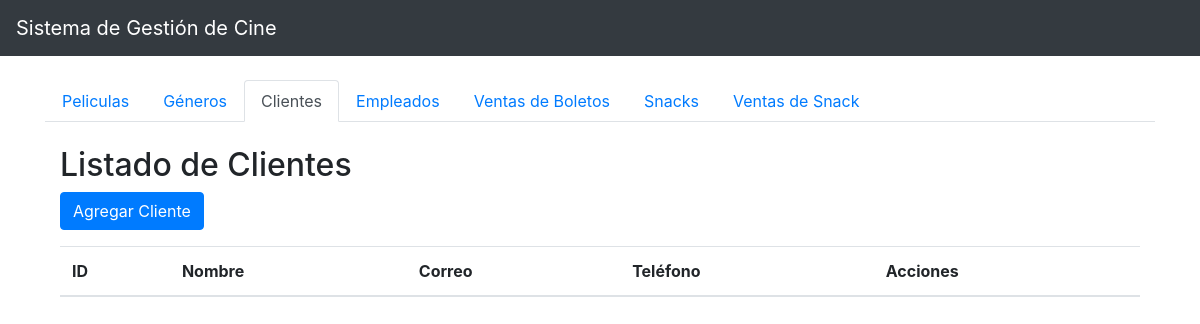
Before: /index.php?controller=ClientesController&action=index with the older database file.
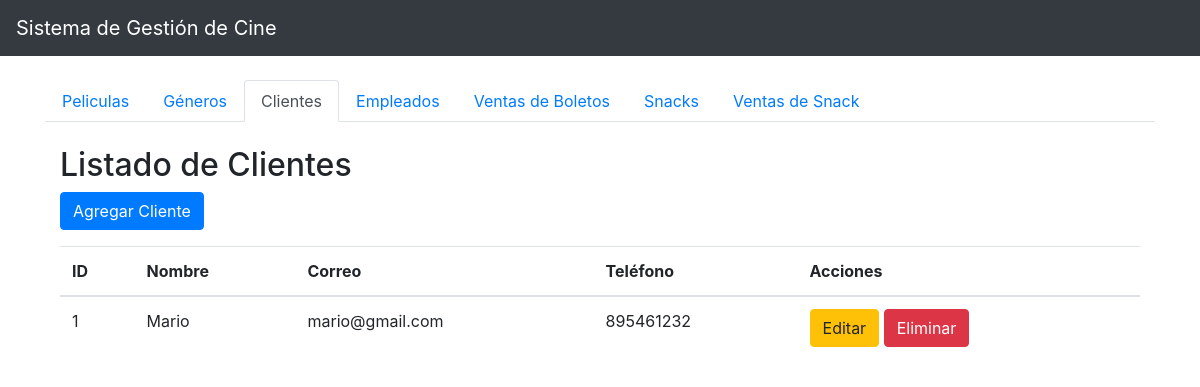
After: the same page with the newer database file.
### tables this page shows
CREATE TABLE `clientes` (
  `id` int(11) NOT NULL,
  `nombre` varchar(100) NOT NULL,
  `email` varchar(255) DEFAULT NULL,
  `telefono` varchar(20) DEFAULT NULL,
  `fecha_registro` timestamp NOT NULL DEFAULT current_timestamp()
);

### controllers/ClientesController.php (called while the page is built, shortened)
<?php
require_once __DIR__ . '/../models/Cliente.php';
class ClientesController {
    private $clienteModel;
    public function __construct() {
        $this->clienteModel = new Cliente();
    }
    public function index() {
        $clientes = $this->clienteModel->obtenerClientes();
        include './views/clientes/index.php';
    }
}
?>

### models/Conexion.php (called while the page is built, shortened)
<?php
class Conexion {
    private $host = "localhost";
    private $user = "root";
    private $password = "";
    private $database = "cine_db";
    public function conectar() {
        $conexion = new mysqli($this->host, $this->user, $this->password, $this->database);
        return $conexion;
    }
}
?>

### models/Cliente.php (called while the page is built, shortened)
<?php
require_once __DIR__ . '/../models/Conexion.php';
class Cliente {
    private $conexion;
    public function __construct() {
        $this->conexion = new Conexion();
    }
    public function obtenerClientes() {
        $query = "SELECT * FROM clientes";
        $resultado = $this->conexion->conectar()->query($query);
        return $resultado->fetch_all(MYSQLI_ASSOC);
    }
}
?>

### views/clientes/index.php (the view)
<div class="container mt-4">
    <h2>Listado de Clientes</h2>
    <a href="./index.php?controller=ClientesController&action=alta" class="btn btn-primary mb-3">Agregar Cliente</a>
    <table class="table">
        <thead>
        <tr>
            <th>ID</th>
            <th>Nombre</th>
            <th>Correo</th>
            <th>Teléfono</th>
            <th>Acciones</th>
        </tr>
        </thead>
        <tbody>
        <?php foreach ($clientes as $cliente): ?>
            <tr>
                <td><?php echo $cliente['id']; ?></td>
                <td><?php echo $cliente['nombre']; ?></td>
                <td><?php echo $cliente['email']; ?></td>
                <td><?php echo $cliente['telefono']; ?></td>
                <td>
                    <a href="./index.php?controller=ClientesController&action=editar&id=<?php echo $cliente['id']; ?>" class="btn btn-warning">Editar</a>
                    <a href="./index.php?controller=ClientesController&action=eliminar&id=<?php echo $cliente['id']; ?>" class="btn btn-danger">Eliminar</a>
                </td>
            </tr>
        <?php endforeach; ?>
        </tbody>
    </table>
</div>

Changed rows visible on the page:
added clientes: id "1", nombre "Mario", email "mario@gmail.com", telefono "895461232"
